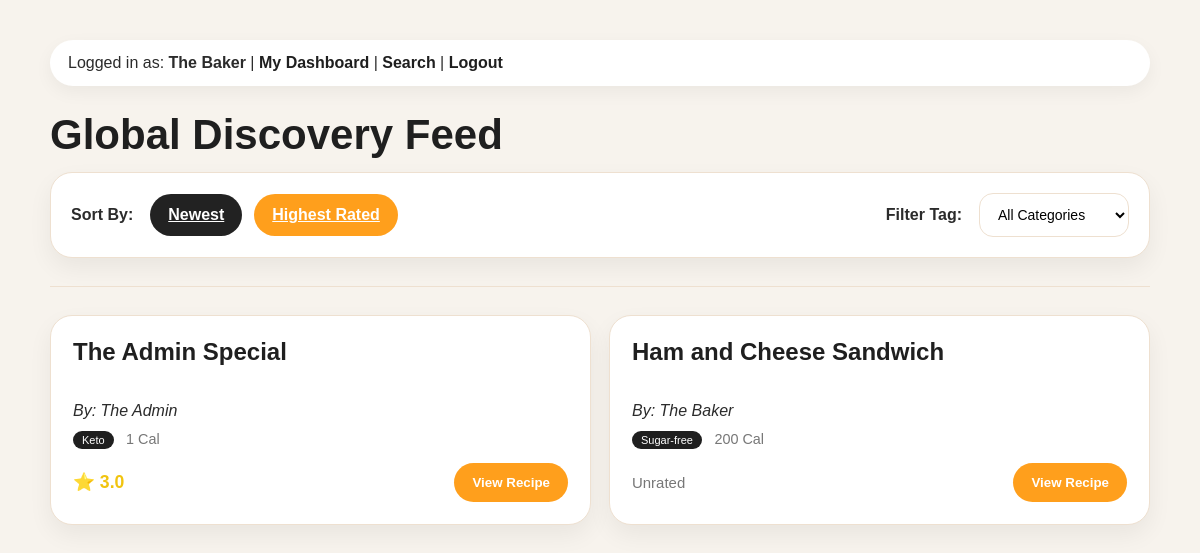
The page /feed?sort=highest_rated&tag= (signed in) on the database its author committed.
### app.py (models this page shows)
class User(db.Model):
    id = db.Column(db.Integer, primary_key=True)
    is_admin = db.Column(db.Boolean, default=False)
    username = db.Column(db.String(80), unique=True, nullable=False)
    password = db.Column(db.String(200), nullable=False)
    recipes = db.relationship('Recipe', backref='owner', lazy=True, cascade="all, delete-orphan")

class Recipe(db.Model):
    id = db.Column(db.Integer, primary_key=True)
    name = db.Column(db.String(100), nullable=False)
    servings = db.Column(db.Integer, nullable=False)
    instructions = db.Column(db.Text, nullable=True)
    ingredients = db.relationship('Ingredient', backref='recipe', lazy=True, cascade="all, delete-orphan")
    calories = db.Column(db.Integer, default=0)
    protein = db.Column(db.Integer, default=0)
    carbs = db.Column(db.Integer, default=0)
    fat = db.Column(db.Integer, default=0)
    tags = db.Column(db.String(200), nullable=True)
    is_public = db.Column(db.Boolean, default=False)
    user_id = db.Column(db.Integer, db.ForeignKey('user.id'), nullable=False)
    forked_from = db.Column(db.String(80), nullable=True)
    ratings = db.relationship('Rating', backref='recipe', lazy=True, cascade="all, delete-orphan")
    comments = db.relationship('Comment', backref='recipe', lazy=True, cascade="all, delete-orphan")

### app.py (the view)
@app.route('/feed')
def feed():
    if 'user_id' not in session: return redirect(url_for('login'))
    sort_by = request.args.get('sort', 'newest')
    tag_filter = request.args.get('tag', '')
    query = Recipe.query.filter_by(is_public=True)
    if tag_filter: query = query.filter(Recipe.tags == tag_filter)
    if sort_by == 'highest_rated':
        query = query.outerjoin(Rating).group_by(Recipe.id).order_by(func.avg(Rating.stars).desc())
    else:
        query = query.order_by(Recipe.id.desc())
    return render_template('feed.html', recipes=query.all(), username=session.get('username'), current_sort=sort_by, current_tag=tag_filter)

### app.py (called while the page is built)
@app.before_request
def clear_stale_session():
    if 'user_id' in session:
        user = User.query.get(session['user_id'])
        if not user:
            session.clear()

### templates/feed.html (shortened to what this page needs)
<!DOCTYPE html>
<html lang="en">
<head>
    <link rel="stylesheet" href="{{ url_for('static', filename='style.css') }}">
</head>
<body class="page-body">
    <div class="feed-container container">
        <p class="nav-bar">
            Logged in as: <strong class="username">{{ username }}</strong> |
            <a class="nav-link" href="/">My Dashboard</a> |
            <a class="nav-link" href="/search">Search</a> |
            <a class="nav-link" href="/logout">Logout</a>
        </p>
        <h1 class="page-title">Global Discovery Feed</h1>
        <div class="toolbar card" style="display: flex; justify-content: space-between; align-items: center; flex-wrap: wrap; gap: 20px; padding: 20px;">
            <div class="toolbar-group">
                <span class="toolbar-label">Sort By:</span>
                <a href="/feed?sort=newest&tag={{ current_tag }}"
                   class="btn btn-secondary {{ 'active-sort' if current_sort == 'newest' }}">Newest</a>
                <a href="/feed?sort=highest_rated&tag={{ current_tag }}"
                   class="btn btn-secondary {{ 'active-sort' if current_sort == 'highest_rated' }}">Highest Rated</a>
            </div>
            <div class="toolbar-group">
                <span class="toolbar-label">Filter Tag:</span>
                <select class="form-select" onchange="location = this.value;" style="min-width: 150px;">
                    <option value="/feed?sort={{ current_sort }}">All Categories</option>
                </select>
            </div>
        </div>
        <hr class="divider">
        {% if recipes %}
            <div id="recipe-grid" class="grid">
                {% for recipe in recipes %}
                    <div class="recipe-card card" style="display: flex; flex-direction: column;">
                        <h2 class="recipe-title">
                            <a class="recipe-link" href="/recipe/{{ recipe.id }}">
                                {{ recipe.name }}
                            </a>
                        </h2>
                        <p class="recipe-author" style="margin-bottom: 10px;">
                            <em>By: <span class="author-name">{{ recipe.owner.username }}</span></em>
                        </p>
                        <div class="recipe-meta" style="margin-bottom: 15px;">
                            {% if recipe.tags %}
                                <span class="badge-admin" style="background: var(--dark);">{{ recipe.tags|capitalize }}</span>
                            {% endif %}
                            <span style="margin-left: 8px; font-size: 0.9em; color: var(--muted);">{{ recipe.calories or 0 }} Cal</span>
                        </div>
                        <div style="display: flex; justify-content: space-between; align-items: center; margin-top: auto;">
                            <span class="rating-stars">
                                {% if recipe.ratings %}
                                    ⭐ {{ (recipe.ratings|sum(attribute='stars') / recipe.ratings|length)|round(1) }}
                                {% else %}
                                    <span style="color: var(--muted); font-weight: normal; font-size: 0.85em;">Unrated</span>
                                {% endif %}
                            </span>
                            <a href="/recipe/{{ recipe.id }}">
                                <button class="btn btn-primary">View Recipe</button>
                            </a>
                        </div>
                    </div>
                {% endfor %}
            </div>
        {% else %}
            <div class="card" style="text-align: center; padding: 40px;">
                <p class="empty-state">No recipes found matching these filters. Try adjusting your search!</p>
            </div>
        {% endif %}
    </div>
</body>
</html>

### static/style.css (style rules this page uses)
:root { --orange: #ff9f1c; --dark: #1f1f1f; --text: #2b2b2b; --muted: #777; --bg: #f7f3ed; --card: #ffffff; --border: #eee0d0; }
body, .page-body { font-family: Arial, sans-serif; max-width: 1100px; margin: 0 auto; padding: 24px; background: var(--bg); color: var(--text); }
.container, .feed-container, .dashboard-container, .recipe-container, .search-container, .form-container { max-width: 1100px; margin: 0 auto; }
.card, .recipe-card, .form-card, .search-result-item, .form-container { background: var(--card); border: 1px solid var(--border); border-radius: 22px; padding: 22px; box-shadow: 0 10px 25px rgba(0, 0, 0, 0.06); }
.page-title, .form-title { font-size: 42px; line-height: 1; margin-bottom: 16px; color: var(--dark); }
.divider { border: none; border-top: 1px solid var(--border); margin: 28px 0; }
.nav-bar { background: white; padding: 14px 18px; border-radius: 999px; box-shadow: 0 6px 18px rgba(0,0,0,0.05); margin-bottom: 28px; }
.nav-link, .recipe-link, .back-link { color: var(--dark); text-decoration: none; font-weight: 600; }
.form-input, .form-select, .form-textarea, input, select, textarea { padding: 12px 14px; border: 1px solid var(--border); border-radius: 14px; font-size: 14px; background: white; }
.btn, button { border: none; border-radius: 999px; padding: 12px 18px; font-weight: 700; cursor: pointer; }
.btn-primary { background: var(--orange); color: white; }
.btn-secondary { background: #222; color: white; }
#recipe-grid, .grid, #original-recipes-grid, #forked-recipes-grid { display: grid; grid-template-columns: repeat(auto-fit, minmax(240px, 1fr)); gap: 18px; }
.recipe-card { transition: transform 0.2s ease, box-shadow 0.2s ease; }
.recipe-title { font-size: 24px; margin-top: 0; }
.recipe-meta, .result-meta, .text-muted, .empty-state { color: var(--muted); }
.badge-admin { background: var(--orange); color: white; font-size: 11px; padding: 3px 9px; border-radius: 999px; }

### templates/feed.html (style rules this page uses)
.toolbar-group { display: flex; align-items: center; gap: 12px; }
.toolbar-label { font-weight: bold; margin-right: 5px; }
.active-sort { background: var(--orange) !important; color: white !important; }
.rating-stars { color: #f1c40f; font-weight: bold; font-size: 1.1em; }

### rows shown on the page
User: username "The Baker"
Recipe: name "The Admin Special", owner.username "The Admin", tags "Keto", calories "1", ratings "3.0"
Recipe: name "Ham and Cheese Sandwich", owner.username "The Baker", tags "Sugar-free", calories "200", shows "Unrated"
